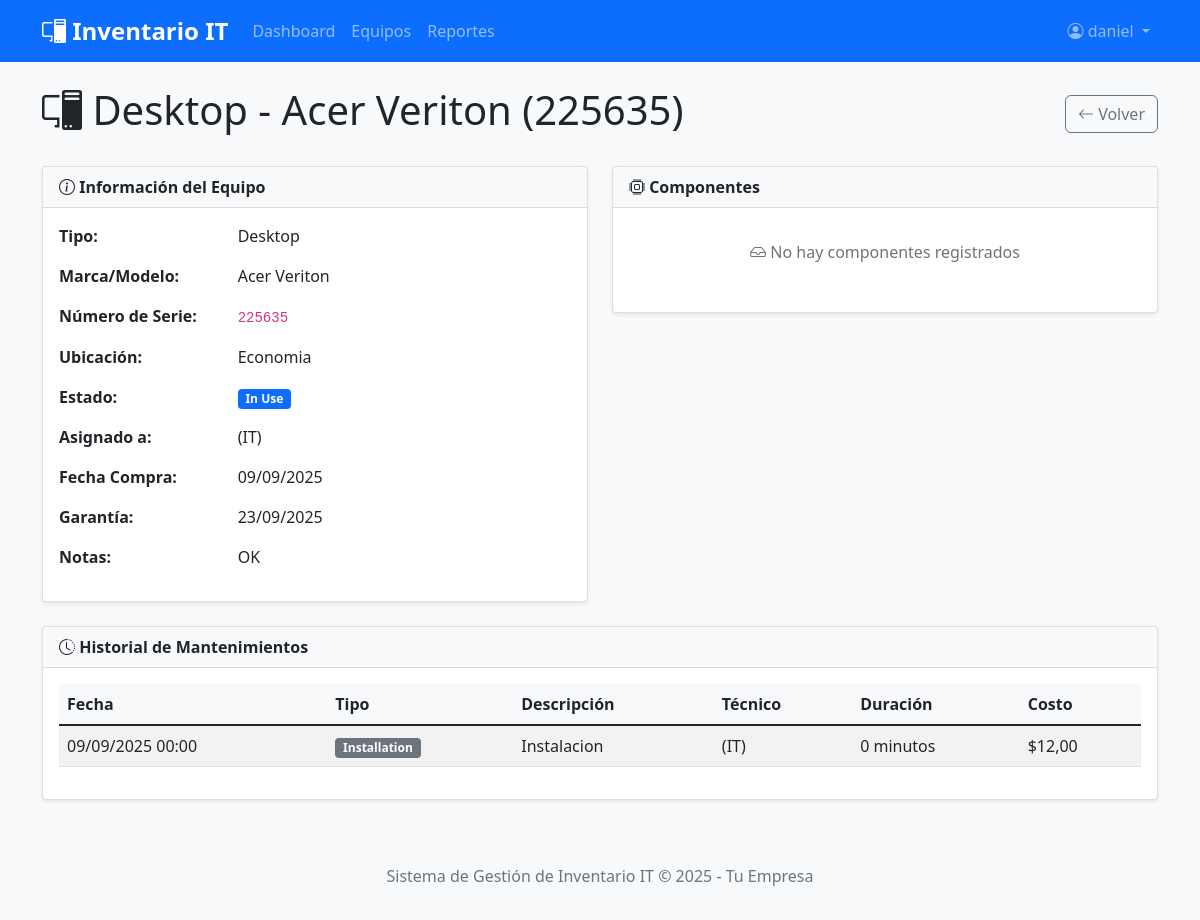
Screenshot of /inventory/equipment/5/ (signed in) with the database file from the repository.
### inventory_app/models.py (models this page shows, shortened)
class Equipment(models.Model):
    EQUIPMENT_TYPES = (
        ('LAP', 'Laptop'),
        ('DES', 'Desktop'),
        ('MON', 'Monitor'),
        ('PRI', 'Printer'),
        ('NET', 'Network Device'),
        ('SER', 'Server'),
        ('PHO', 'Phone'),
        ('TAB', 'Tablet'),
        ('OTH', 'Other'),
    )
    STATUS_CHOICES = (
        ('AVA', 'Available'),
        ('INU', 'In Use'),
        ('REP', 'In Repair'),
        ('RET', 'Retired'),
        ('LOS', 'Lost'),
        ('DIS', 'Disposed'),
    )
    type = models.CharField(max_length=3, choices=EQUIPMENT_TYPES)
    brand = models.CharField(max_length=50)
    model = models.CharField(max_length=50)
    serial_number = models.CharField(max_length=100, unique=True)
    purchase_date = models.DateField()
    warranty_expiry = models.DateField(null=True, blank=True)
    location = models.CharField(max_length=100)
    status = models.CharField(max_length=3, choices=STATUS_CHOICES, default='AVA')
    assigned_to = models.ForeignKey(CompanyUser, on_delete=models.SET_NULL, null=True, blank=True)
    notes = models.TextField(blank=True)
    created_at = models.DateTimeField(auto_now_add=True)
    updated_at = models.DateTimeField(auto_now=True)
    class Meta:
        ordering = ['-created_at']
    def __str__(self):
        return f"{self.get_type_display()} - {self.brand} {self.model} ({self.serial_number})"

class CompanyUser(models.Model):
    user = models.OneToOneField(User, on_delete=models.CASCADE)
    department = models.CharField(max_length=100)
    phone = models.CharField(max_length=20)
    email = models.EmailField(unique=True, validators=[validate_company_email])
    def __str__(self):
        return f"{self.user.first_name} {self.user.last_name} ({self.department})"

class MaintenanceLog(models.Model):
    MAINTENANCE_TYPES = (
        ('REP', 'Repair'),
        ('PRE', 'Preventive Maintenance'),
        ('INC', 'Incident'),
        ('UPD', 'Update/Upgrade'),
        ('INS', 'Installation'),
        ('CON', 'Configuration'),
    )
    PRIORITY_CHOICES = (
        ('HIG', 'High'),
        ('MED', 'Medium'),
        ('LOW', 'Low'),
    )
    equipment = models.ForeignKey(Equipment, on_delete=models.CASCADE, related_name='maintenance_logs')
    maintenance_type = models.CharField(max_length=3, choices=MAINTENANCE_TYPES)
    title = models.CharField(max_length=200)
    description = models.TextField()
    technician = models.ForeignKey(CompanyUser, on_delete=models.CASCADE)
    start_date = models.DateTimeField()
    end_date = models.DateTimeField(null=True, blank=True)
    parts_used = models.TextField(blank=True)
    cost = models.DecimalField(max_digits=10, decimal_places=2, null=True, blank=True)
    priority = models.CharField(max_length=3, choices=PRIORITY_CHOICES, default='MED')
    resolution = models.TextField(blank=True)
    created_at = models.DateTimeField(auto_now_add=True)
    class Meta:
        ordering = ['-start_date']

### inventory_app/views.py (the view)
# urls.py: path('equipment/<int:pk>/', EquipmentDetailView.as_view(), name='equipment_detail'),
class EquipmentDetailView(LoginRequiredMixin, DetailView):
    model = Equipment
    template_name = 'equipment_detail.html'
    context_object_name = 'equipment'
    def get_context_data(self, **kwargs):
        context = super().get_context_data(**kwargs)
        equipment = self.get_object()
        context['maintenance_logs'] = MaintenanceLog.objects.filter(
            equipment=equipment
        ).select_related('technician').order_by('-start_date')
        context['components'] = equipment.components.all()
        return context

### inventory_app/templates/equipment_detail.html (shortened to what this page needs)
{% extends 'base.html' %}
{% block content %}
<div class="d-flex justify-content-between align-items-center mb-4">
    <h1><i class="bi bi-pc-display"></i> {{ equipment }}</h1>
    <div class="btn-group">
        <a href="{% url 'equipment_list' %}" class="btn btn-outline-secondary">
            <i class="bi bi-arrow-left"></i> Volver
        </a>
    </div>
</div>
<div class="row">
    <div class="col-md-6">
        <div class="card mb-4">
            <div class="card-header bg-light">
                <i class="bi bi-info-circle"></i> Información del Equipo
            </div>
            <div class="card-body">
                <div class="row mb-3">
                    <div class="col-sm-4 fw-bold">Tipo:</div>
                    <div class="col-sm-8">{{ equipment.get_type_display }}</div>
                </div>
                <div class="row mb-3">
                    <div class="col-sm-4 fw-bold">Marca/Modelo:</div>
                    <div class="col-sm-8">{{ equipment.brand }} {{ equipment.model }}</div>
                </div>
                <div class="row mb-3">
                    <div class="col-sm-4 fw-bold">Número de Serie:</div>
                    <div class="col-sm-8"><code>{{ equipment.serial_number }}</code></div>
                </div>
                <div class="row mb-3">
                    <div class="col-sm-4 fw-bold">Ubicación:</div>
                    <div class="col-sm-8">{{ equipment.location }}</div>
                </div>
                <div class="row mb-3">
                    <div class="col-sm-4 fw-bold">Estado:</div>
                    <div class="col-sm-8">
                        <span class="badge
                            {% if equipment.status == 'AVA' %}bg-success
                            {% elif equipment.status == 'INU' %}bg-primary
                            {% elif equipment.status == 'REP' %}bg-warning
                            {% else %}bg-secondary{% endif %}">
                            {{ equipment.get_status_display }}
                        </span>
                    </div>
                </div>
                <div class="row mb-3">
                    <div class="col-sm-4 fw-bold">Asignado a:</div>
                    <div class="col-sm-8">
                        {% if equipment.assigned_to %}
                            {{ equipment.assigned_to }}
                        {% else %}
                            <span class="text-muted">No asignado</span>
                        {% endif %}
                    </div>
                </div>
                <div class="row mb-3">
                    <div class="col-sm-4 fw-bold">Fecha Compra:</div>
                    <div class="col-sm-8">{{ equipment.purchase_date|date:"d/m/Y" }}</div>
                </div>
                <div class="row mb-3">
                    <div class="col-sm-4 fw-bold">Garantía:</div>
                    <div class="col-sm-8">
                        {% if equipment.warranty_expiry %}
                            {{ equipment.warranty_expiry|date:"d/m/Y" }}
                        {% else %}
                            <span class="text-muted">No especificada</span>
                        {% endif %}
                    </div>
                </div>
                {% if equipment.notes %}
                <div class="row mb-3">
                    <div class="col-sm-4 fw-bold">Notas:</div>
                    <div class="col-sm-8">{{ equipment.notes }}</div>
                </div>
                {% endif %}
            </div>
        </div>
    </div>
    <div class="col-md-6">
        <div class="card mb-4">
            <div class="card-header bg-light">
                <i class="bi bi-cpu"></i> Componentes
            </div>
            <div class="card-body">
                {% if components %}
                <div class="list-group">
                    {% for component in components %}
                    <div class="list-group-item">
                        <div class="d-flex w-100 justify-content-between">
                            <h6 class="mb-1">{{ component.component_type }}</h6>
                            <small>{{ component.brand }} {{ component.model }}</small>
                        </div>
                        {% if component.serial_number %}
                        <small class="text-muted">Serial: {{ component.serial_number }}</small>
                        {% endif %}
                        {% if component.specifications %}
                        <p class="mb-1 mt-2"><small>{{ component.specifications }}</small></p>
                        {% endif %}
                    </div>
                    {% endfor %}
                </div>
                {% else %}
                <p class="text-muted text-center py-3">
                    <i class="bi bi-inbox"></i> No hay componentes registrados
                </p>
                {% endif %}
            </div>
        </div>
    </div>
</div>
<div class="card">
    <div class="card-header bg-light">
        <i class="bi bi-clock-history"></i> Historial de Mantenimientos
    </div>
    <div class="card-body">
        {% if maintenance_logs %}
        <div class="table-responsive">
            <table class="table table-striped">
                <thead>
                    <tr>
                        <th>Fecha</th>
                        <th>Tipo</th>
                        <th>Descripción</th>
                        <th>Técnico</th>
                        <th>Duración</th>
                        <th>Costo</th>
                    </tr>
                </thead>
                <tbody>
                    {% for log in maintenance_logs %}
                    <tr>
                        <td>{{ log.start_date|date:"d/m/Y H:i" }}</td>
                        <td><span class="badge bg-secondary">{{ log.get_maintenance_type_display }}</span></td>
                        <td>{{ log.title }}</td>
                        <td>{{ log.technician }}</td>
                        <td>
                            {% if log.end_date %}
                                {{ log.end_date|timesince:log.start_date }}
                            {% else %}
                                <span class="badge bg-warning">En progreso</span>
                            {% endif %}
                        </td>
                        <td>
                            {% if log.cost %}
                                ${{ log.cost }}
                            {% else %}
                                <span class="text-muted">-</span>
                            {% endif %}
                        </td>
                    </tr>
                    {% endfor %}
                </tbody>
            </table>
        </div>
        {% else %}
        <p class="text-muted text-center py-4">
            <i class="bi bi-inbox"></i> No hay historial de mantenimientos
        </p>
        {% endif %}
    </div>
</div>
{% endblock %}

### inventory_app/templates/base.html (shortened to what this page needs)
 <!DOCTYPE html>
<html lang="es">
<head>
    <link href="https://cdn.jsdelivr.net/npm/bootstrap@5.1.3/dist/css/bootstrap.min.css" rel="stylesheet">
    <link href="https://cdn.jsdelivr.net/npm/bootstrap-icons@1.7.2/font/bootstrap-icons.css" rel="stylesheet">
    <link href="/static/css/style.css" rel="stylesheet">
</head>
<body>
    <nav class="navbar navbar-expand-lg navbar-dark bg-primary">
        <div class="container">
            <a class="navbar-brand" href="{% url 'dashboard' %}">
                <i class="bi bi-pc-display"></i> Inventario IT
            </a>
            <div class="collapse navbar-collapse" id="navbarNav">
                <ul class="navbar-nav me-auto">
                    <li class="nav-item">
                        <a class="nav-link" href="{% url 'dashboard' %}">Dashboard</a>
                    </li>
                    <li class="nav-item">
                        <a class="nav-link" href="{% url 'equipment_list' %}">Equipos</a>
                    </li>
                    <li class="nav-item">
                        <a class="nav-link" href="{% url 'reports_dashboard' %}">Reportes</a>
                    </li>
                </ul>
                <ul class="navbar-nav">
                    <li class="nav-item dropdown">
                        <a class="nav-link dropdown-toggle" href="#" id="navbarDropdown" role="button" data-bs-toggle="dropdown">
                            <i class="bi bi-person-circle"></i> {{ user.username }}
                        </a>
                    </li>
                </ul>
            </div>
        </div>
    </nav>
    <div class="container mt-4">
        {% block content %}
        {% endblock %}
    </div>
    <footer class="bg-light text-center text-muted py-3 mt-5">
        <div class="container">
            <p>Sistema de Gestión de Inventario IT &copy; {% now "Y" %} - Tu Empresa</p>
        </div>
    </footer>
</body>
</html>

### inventory_app/static/css/style.css (style rules this page uses)
body { background-color: #f8f9fa; font-family: 'Segoe UI', Tahoma, Geneva, Verdana, sans-serif; }
.navbar-brand { font-weight: bold; font-size: 1.5rem; }
.card { box-shadow: 0 0.125rem 0.25rem rgba(0, 0, 0, 0.075); border: 1px solid rgba(0, 0, 0, 0.125); }
.card-header { font-weight: 600; }
.table th { border-top: none; font-weight: 600; background-color: #f8f9fa; }
.btn { border-radius: 0.375rem; }
.badge { font-size: 0.75em; }
.card .card-header { border-radius: 0.5rem 0.5rem 0 0 !important; }

### rows the page displays
Equipment: type+brand+model "Desktop - Acer Veriton (225635)", type "Desktop", brand "Acer", model "Veriton", serial_number "225635", location "Economia", status "In Use", assigned_to "(IT)", purchase_date "09/09/2025", warranty_expiry "23/09/2025", notes "OK"
MaintenanceLog: start_date "09/09/2025 00:00", maintenance_type "Installation", title "Instalacion", technician "(IT)", end_date "0 minutos", cost "12,00"

### other values shown
{{ user.username }} "daniel"
